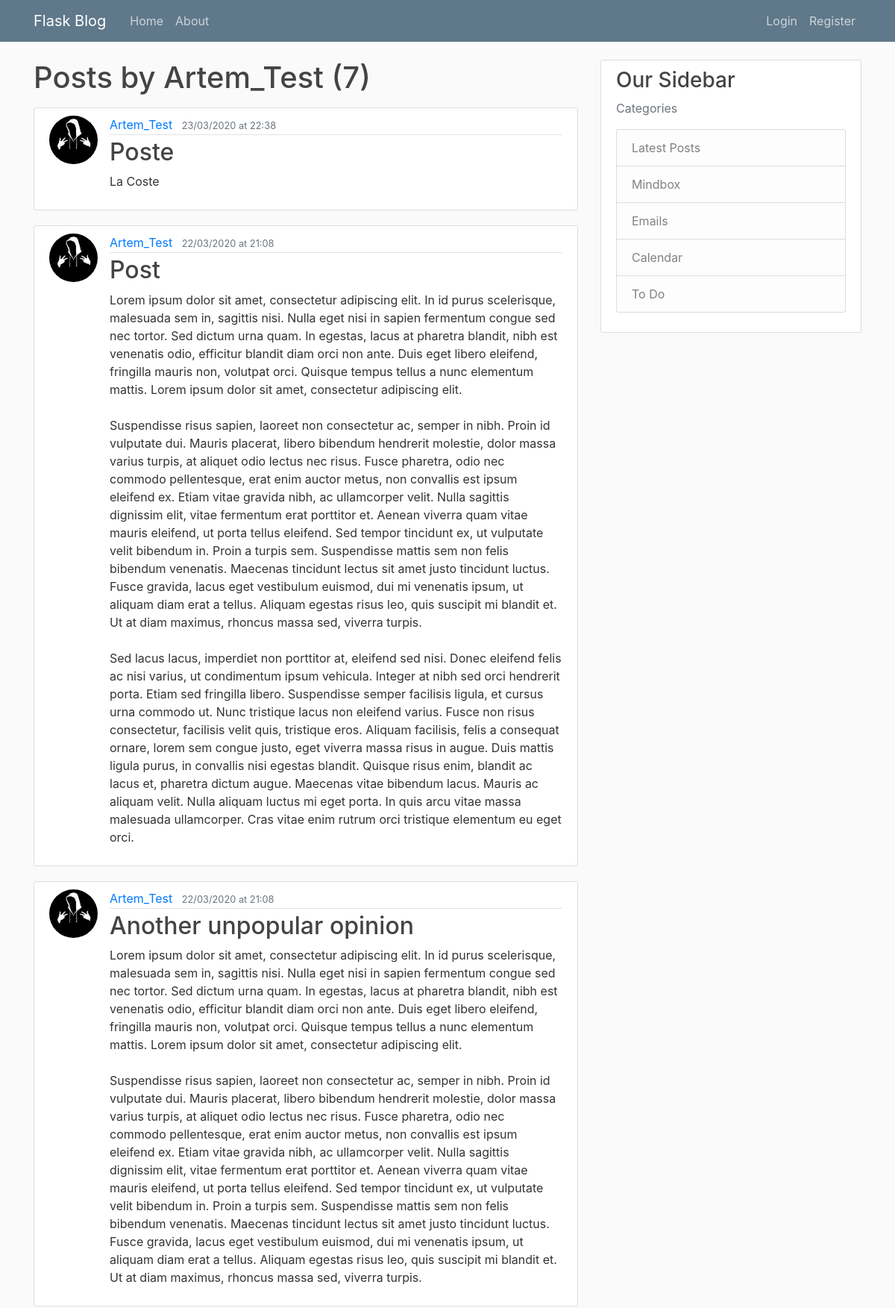
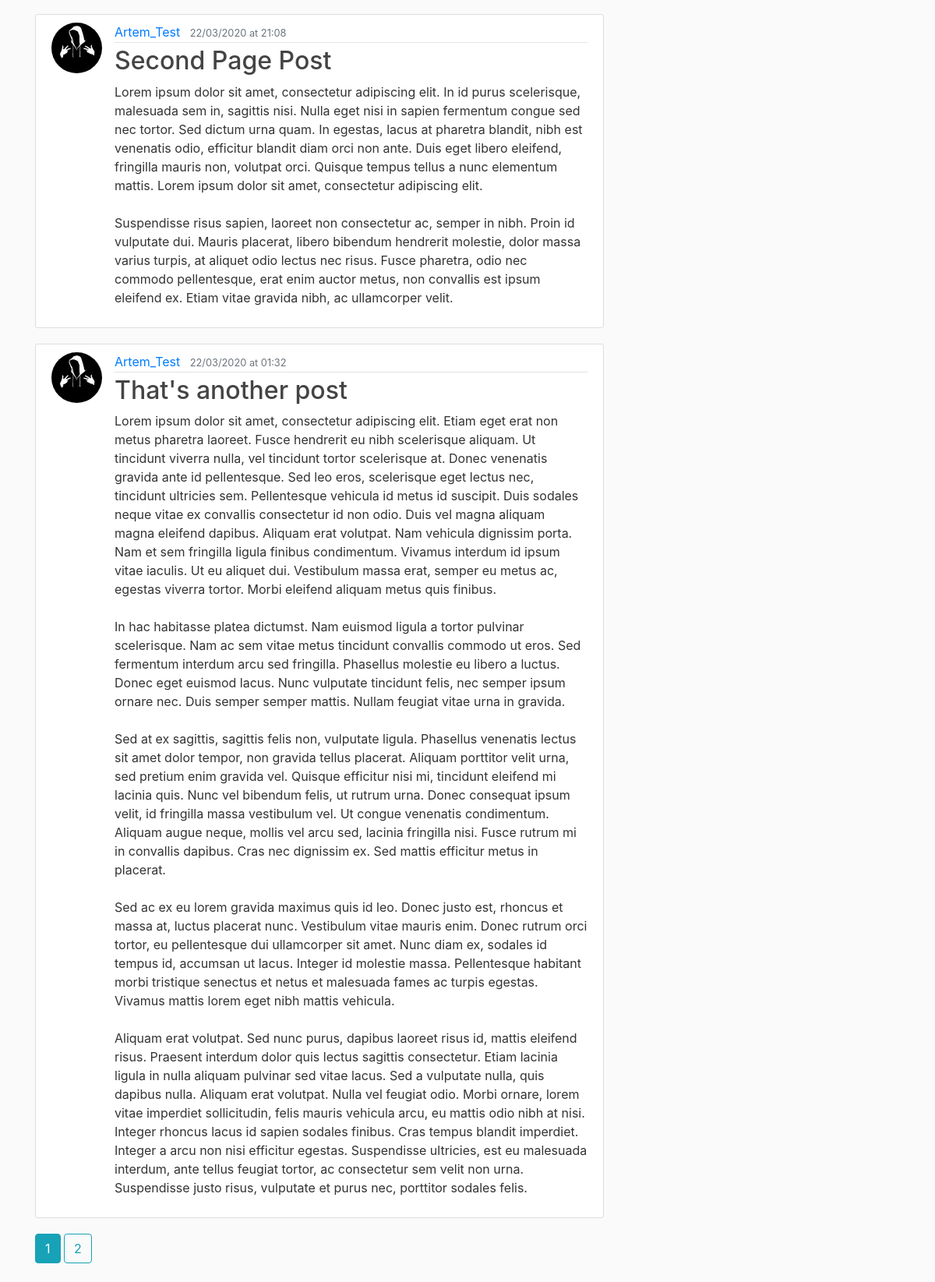
The app's page /user/Artem_Test, older data (2 pictures, top to bottom).
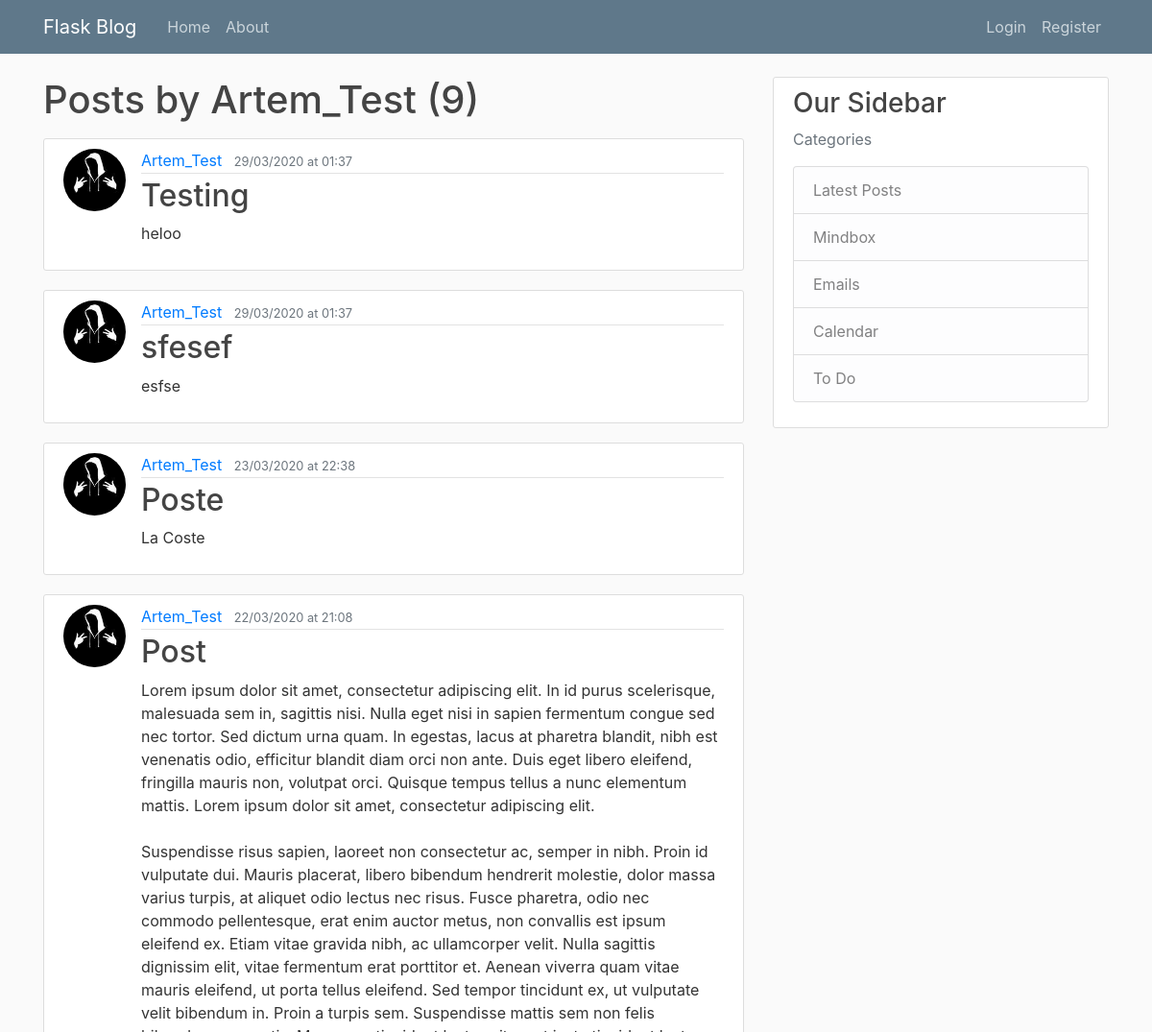
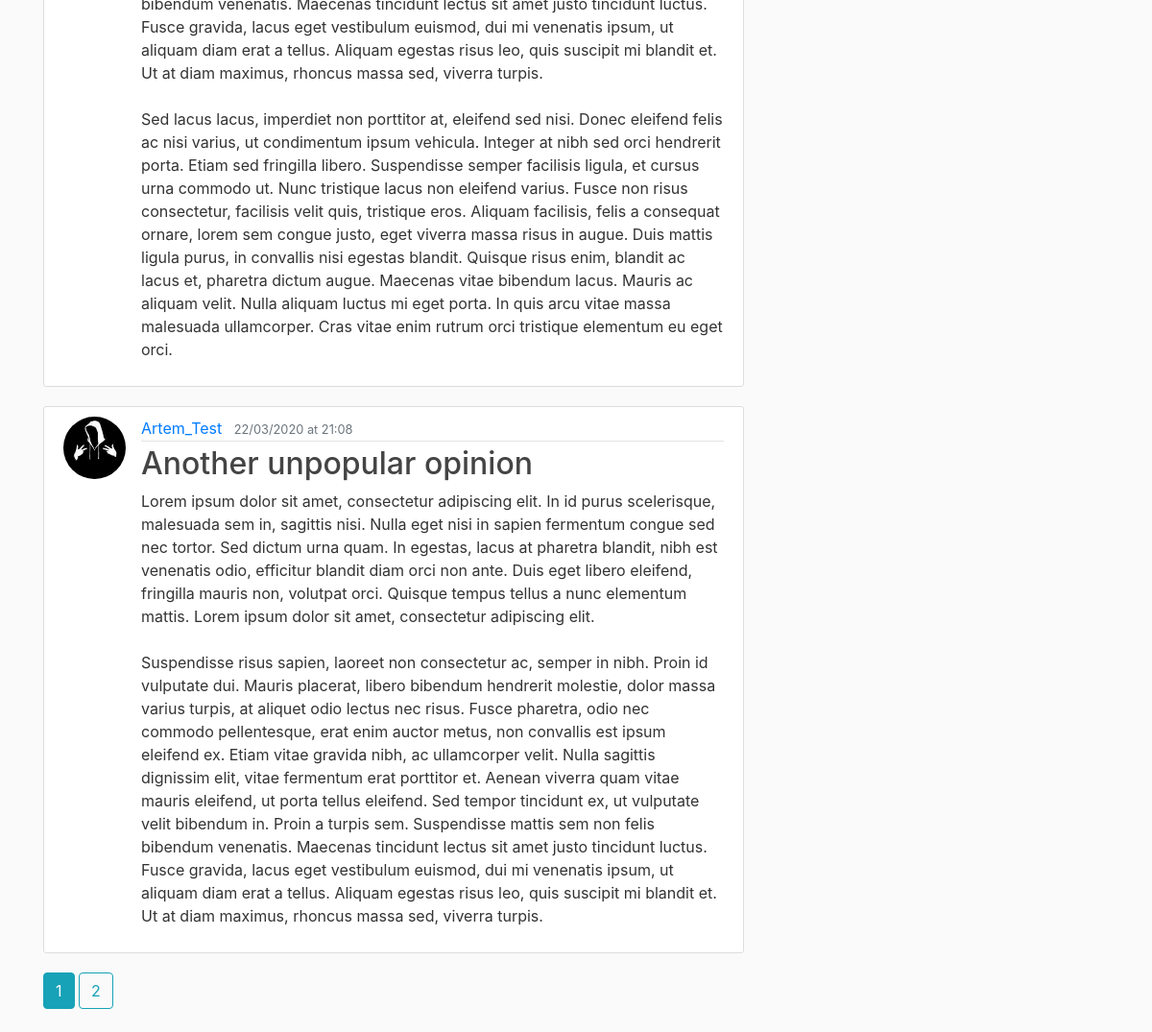
The same page, newer data (2 pictures, top to bottom).
### flaskblog/models.py (models this page shows, shortened)
class User(db.Model, UserMixin):
    id = db.Column(db.Integer, primary_key=True)
    username = db.Column(db.String(20), unique=True, nullable=False)
    email = db.Column(db.String(120), unique=True, nullable=False)
    image_file = db.Column(db.String(20), nullable=False, default='default.jpg')
    password = db.Column(db.String(60), nullable=False)
    posts = db.relationship('Post', backref='author', lazy=True)

class Post(db.Model):
    id = db.Column(db.Integer, primary_key=True)
    title = db.Column(db.String(120), nullable=False)
    date_posted = db.Column(db.DateTime, nullable=False, default=datetime.now(timezone('Europe/Moscow')))
    content = db.Column(db.Text, nullable=False)
    user_id = db.Column(db.Integer, db.ForeignKey('user.id'), nullable=False)
    tags = db.relationship('Tag', secondary=post_tags, backref=db.backref('posts', lazy='dynamic'))

### flaskblog/users/routes.py (the view)
@users.route('/user/<string:username>')
def user_posts(username):
    page = request.args.get('page', 1, type=int)
    user = User.query.filter_by(username=username).first_or_404()
    posts = Post.query.filter_by(author=user)\
        .order_by(Post.date_posted.desc())\
        .paginate(page=page, per_page=5)
    return render_template('user_posts.html', posts=posts, user=user)

### flaskblog/templates/user_posts.html
{% extends "layout.html" %}
{%  block content %}
    <h1 class="mb-3">Posts by {{ user.username }} ({{ posts.total }})</h1>
    {% for post in posts.items %}
        <article class="media content-section">
            <img class="rounded-circle article-img" src="{{ url_for('static', filename='profile_pics/' + post.author.image_file) }}">
            <div class="media-body">
                <div class="article-metadata">
                    <a class="mr-2" href="{{ url_for('users.user_posts', username=post.author.username) }}">{{ post.author.username }}</a>
                        <small class="text-muted">{{ post.date_posted.strftime('%d/%m/%Y at %R') }}</small>
                </div>
                <h2><a class="article-title" href="{{ url_for('posts.post', post_id=post.id) }}">{{ post.title }}</a></h2>
                <p class="article-content">{{ post.content }}</p>
            </div>
        </article>
    {% endfor %}
    {% for page_num in posts.iter_pages(left_edge=1, right_edge=1, left_current=2, right_current=3) %}
        {% if page_num %}
            {% if posts.page == page_num %}
                <a class="btn btn-info mb-4" href="{{ url_for('users.user_posts',username=user.username, page=page_num) }}">{{ page_num }}</a>
            {% else %}
                <a class="btn btn-outline-info mb-4" href="{{ url_for('users.user_posts',username=user.username, page=page_num) }}">{{ page_num }}</a>
            {% endif %}
        {% else %}
            ...
        {% endif %}
    {% endfor %}
{% endblock content%}

### flaskblog/templates/layout.html (shortened to what this page needs)
<!DOCTYPE html>
<html lang="en">
<head>
    <link rel="stylesheet" href="https://maxcdn.bootstrapcdn.com/bootstrap/4.0.0/css/bootstrap.min.css">
    <link rel="stylesheet" type="text/css" href="{{ url_for('static', filename='main.css') }}">
</head>
<body>
    <header class="site-header">
      <nav class="navbar navbar-expand-md navbar-dark bg-steel fixed-top">
        <div class="container">
          <a class="navbar-brand mr-4" href="{{ url_for('main.home') }}">Flask Blog</a>
          <div class="collapse navbar-collapse" id="navbarToggle">
            <div class="navbar-nav mr-auto">
              <a class="nav-item nav-link" href="{{ url_for('main.home') }}">Home</a>
              <a class="nav-item nav-link" href="{{ url_for('main.about') }}">About</a>
            </div>
            <div class="navbar-nav">
                {% if current_user.is_authenticated %}
                    <a class="nav-item nav-link" href="{{ url_for('posts.new_post') }}">New Post</a>
                    <a class="nav-item nav-link" href="{{ url_for('users.account') }}">Account</a>
                    <a class="nav-item nav-link" href="{{ url_for('users.logout') }}">Logout</a>
                {% else %}
                    <a class="nav-item nav-link" href="{{ url_for('users.login') }}">Login</a>
                    <a class="nav-item nav-link" href="{{ url_for('users.register') }}">Register</a>
                {% endif %}
            </div>
          </div>
        </div>
      </nav>
    </header>
    <main role="main" class="container">
        <div class="row">
        {% if sidebar_off %}
            <div class="col-md-12">
        {% else %}
            <div class="col-md-8">
        {% endif %}
            {% block content %}{% endblock %}
        </div>
        {% if sidebar_off %}
        {% else %}
            <div class="col-md-4">
            <div class="content-section sticky-top sticky-offset">
                <h3>Our Sidebar</h3>
            <p class='text-muted'>Categories
              <ul class="list-group">
                <li class="list-group-item list-group-item-light">Latest Posts</li>
                <li class="list-group-item list-group-item-light">Mindbox</li>
                <li class="list-group-item list-group-item-light">Emails</li>
                <li class="list-group-item list-group-item-light">Calendar</li>
                <li class="list-group-item list-group-item-light">To Do</li>
              </ul>
            </p>
          </div>
        </div>
        {% endif %}
      </div>
    </main>
</body>
</html>

### flaskblog/static/main.css (style rules this page uses)
body { background: #fafafa; color: #333333; margin-top: 5rem; }
h1, h2, h3, h4, h5, h6 { color: #444444; }
.bg-steel { background-color: #5f788a; }
.site-header .navbar-nav .nav-link { color: #cbd5db; }
.content-section { background: #ffffff; padding: 10px 20px; border: 1px solid #dddddd; border-radius: 3px; margin-bottom: 20px; }
.article-title { color: #444444; }
.article-content { white-space: pre-line; }
.article-img { height: 65px; width: 65px; margin-right: 16px; }
.article-metadata { padding-bottom: 1px; margin-bottom: 4px; border-bottom: 1px solid #e3e3e3 }
.sticky-offset { top: 80px; }

Row changes from the older to the newer data that the page shows:
no longer on this page (row unchanged): Post: image_file (picture), author.username "Artem_Test", date_posted "22/03/2020 at 21:08", title "Second Page Post", content "Lorem ipsum dolor sit amet, consectetur adipiscing elit. In id purus scelerisque, malesuada sem in, sagittis nisi. Nulla eget nisi in sapien fermentum congue sed nec tortor. Sed dictum urna quam. In egestas, lacus at pharetra blandit, nibh est venenatis odio, efficitur blandit diam orci non ante. Duis eget libero eleifend, fringilla mauris non, volutpat orci. Quisque tempus tellus a nunc elementum mattis. Lorem ipsum dolor sit amet, consectetur adipiscing elit. Suspendisse risus sapien, laoreet non consectetur ac, semper in nibh. Proin id vulputate dui. Mauris placerat, libero bibendum hendrerit molestie, dolor massa varius turpis, at aliquet odio lectus nec risus. Fusce pharetra, odio nec…"
no longer on this page (row unchanged): Post: image_file (picture), author.username "Artem_Test", date_posted "22/03/2020 at 01:32", title "That's another post", content "Lorem ipsum dolor sit amet, consectetur adipiscing elit. Etiam eget erat non metus pharetra laoreet. Fusce hendrerit eu nibh scelerisque aliquam. Ut tincidunt viverra nulla, vel tincidunt tortor scelerisque at. Donec venenatis gravida ante id pellentesque. Sed leo eros, scelerisque eget lectus nec, tincidunt ultricies sem. Pellentesque vehicula id metus id suscipit. Duis sodales neque vitae ex convallis consectetur id non odio. Duis vel magna aliquam magna eleifend dapibus. Aliquam erat volutpat. Nam vehicula dignissim porta. Nam et sem fringilla ligula finibus condimentum. Vivamus interdum id ipsum vitae iaculis. Ut eu aliquet dui. Vestibulum massa erat, semper eu metus ac, egestas viverra…"
added Post: image_file (picture), author.username "Artem_Test", date_posted "29/03/2020 at 01:37", title "Testing", content "heloo"
added Post: image_file (picture), author.username "Artem_Test", date_posted "29/03/2020 at 01:37", title "sfesef", content "esfse"
Text that changed along with them:
{{ posts.total }}: "7" → "9"
